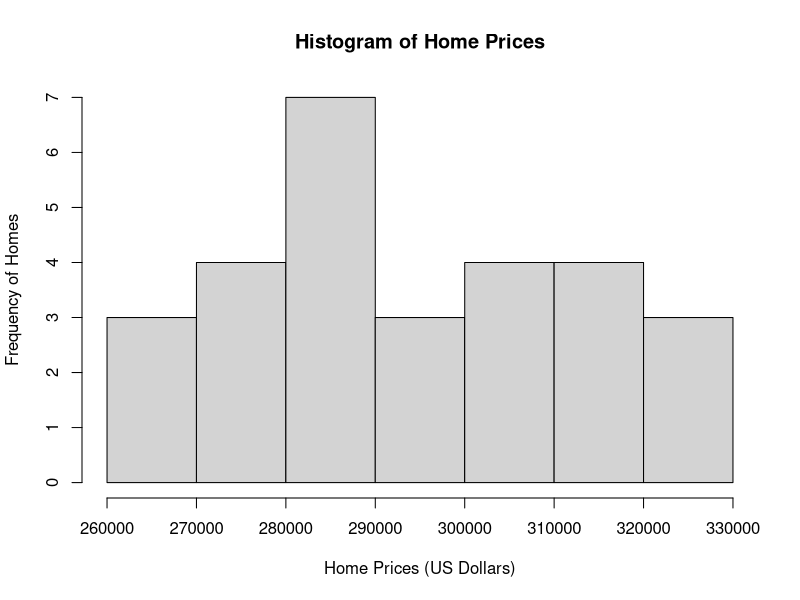
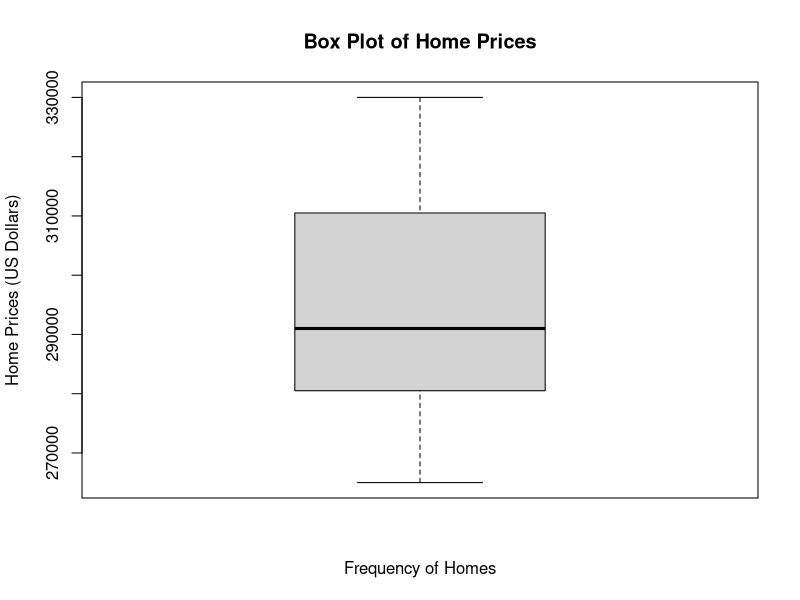
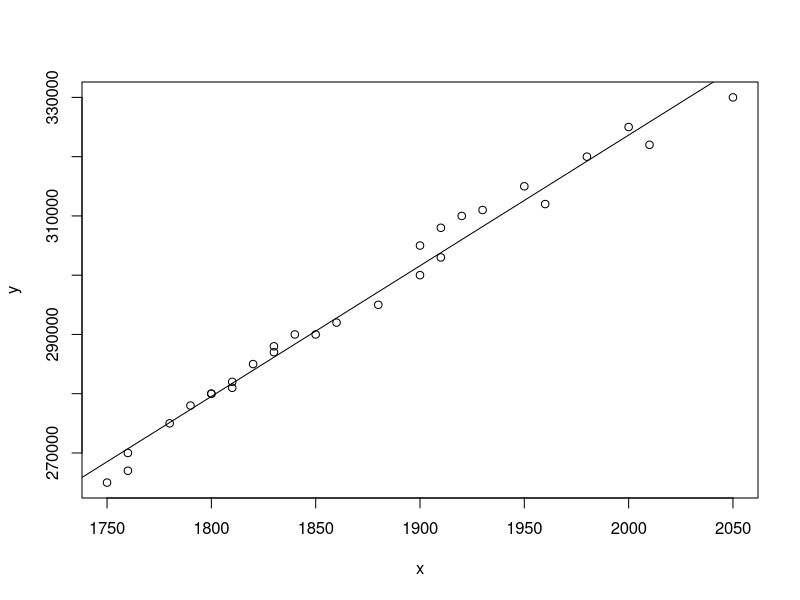

These figures' R source, in order:
## ---- chunk 1

#home prices 
data <- c(305000, 280000, 265000, 315000, 290000, 275000, 325000, 300000, 
          285000, 310000, 282000, 270000, 330000, 295000, 290000, 320000, 
          288000, 280000, 308000, 281000, 267000, 312000, 292000, 278000, 
          322000, 303000, 287000, 311000)

#descriptive statistics 
data_mean = mean(data)
data_median = median(data)
data_sd = sd(data)
data_var = var(data)
data_IQR = IQR(data)
data_range = range(data)
data_fivenum = fivenum(data)

#print descriptive statistics 
data_mean
data_median
data_sd
data_var
data_IQR
data_range
data_fivenum

## ---- chunk 2

#visualizations
data <- c(305000,280000,265000,315000,290000,275000,325000,300000,
          285000,310000,282000,270000,330000,295000,290000,320000,
          288000,280000,308000,281000,267000,312000,292000,278000,
          322000,303000,287000,311000)

#histogram
hist(data,
     main = "Histogram of Home Prices",
     xlab = "Home Prices (US Dollars)",
     ylab = "Frequency of Homes")

#boxplot
boxplot(data,
        main = "Box Plot of Home Prices",
        xlab = "Frequency of Homes",
        ylab = "Home Prices (US Dollars)")
  
## ---- chunk 3

#required variables/z-test/confidence interval
home_prices <- c(305000, 280000, 265000, 315000, 290000, 275000, 325000, 
                 300000, 285000, 310000, 282000, 270000, 330000, 295000, 
                 290000, 320000, 288000, 280000, 308000, 281000, 267000, 
                 312000, 292000, 278000, 322000, 303000, 287000, 311000)
x_bar <- mean(home_prices)
mu0 <- 300000
n <- 28
sigma <- 40000

#z-stat/print z-stat
z <- (x_bar - mu0) / (sigma/sqrt(n))
z

#p value
p_two <- 2 * (1 - pnorm(abs(z)))
critical_value_two_upper <- qnorm(0.975)  
critical_value_two_lower <- qnorm(0.025)

#confidence interval
CI_lower <- x_bar - critical_value_two_upper*(sigma/sqrt(n))
CI_upper <- x_bar + critical_value_two_upper*(sigma/sqrt(n))

#print p-value/confidence interval bounds 
p_two
CI_lower
CI_upper
## ---- chunk 4

#required variables 
ranch_homes <- c(305000, 265000, 315000, 275000, 300000, 310000, 270000, 
                 295000, 320000, 280000, 308000, 267000, 312000, 278000, 
                 303000, 311000)
colonial_homes <- c(280000, 290000, 325000, 285000, 282000, 330000, 
                    290000, 288000, 281000, 292000, 322000, 287000)
n1 <- length(ranch_homes)
n2 <- length(colonial_homes)
x_bar1 <- mean(ranch_homes)
x_bar2 <- mean(colonial_homes)
s1 <- sd(ranch_homes)
s2 <- sd(colonial_homes)

#t-stat / print t-stat
t <- (x_bar1 - x_bar2) / sqrt(s1^2/n1 + s2^2/n2)
t

#degrees of freedom 
df_num <- (s1^2/n1 + s2^2/n2)^2
df_den <- ((s1^2/n1)^2)/(n1 - 1) + ((s2^2/n2)^2)/(n2 - 1)
df <- df_num / df_den

#p-value
p_two <- 2 * (1 - pt(abs(t), df = df))
crit_val_two_upper <- qt(0.975, df = df)
crit_val_two_lower <- qt(0.025, df = df)

#confidence interval
CI_lower <- (x_bar1 - x_bar2) - crit_val_two_upper * sqrt(s1^2/n1 + s2^2/n2)
CI_upper <- (x_bar1 - x_bar2) + crit_val_two_upper * sqrt(s1^2/n1 + s2^2/n2)

#print p-value/confidence interval 
p_two
CI_lower
CI_upper


## ---- chunk 5
x <- 16
n <- 28
p_0 <- 0.75
p_hat <- x/n 
alpha <- 0.05 
z <- (p_hat - p_0) / sqrt(p_0 *(1 - p_0)/n)
z
p_right <- 1 - pnorm(z)
p_right
#check normality condition of one-proportion z-test
n * p_0 #first condition satisfied n * p_0 >= 10
n *(1 - p_0) #second condition not satisfied n * p_0 <10
## ---- chunk 6
#contigency table
x <- c(9,7,
       7,5)
M <- matrix(x,
            nrow = 2,
            ncol = 2,
            byrow = TRUE)
M
#test for association 
M <- matrix(c(9,7,
              7,5),
            nrow = 2,
            byrow = TRUE)
#chi-squared test / expected 
chisq.test(M, correct = FALSE)
chisq.test(M, correct = FALSE)$expected
## ---- chunk 7
Group <- rep(c("CWE", "Bevo", "Soulard"), times = c(10,9,9))
X <- c(305000,315000,325000,310000,330000,320000,308000,312000,322000,311000,
       280000,290000,300000,282000,295000,288000,281000,292000,303000,
       265000,275000,285000,270000,290000,280000,267000,278000,287000)
fit <- aov(X ~ Group)
anova(fit)

#group means and 95 conf int 
CWE_data <- c(305000,315000,325000,310000,330000,
              320000,308000,312000,322000,311000)
Bevo_data <- c(280000,290000,300000,282000,295000,
               288000,281000,292000,303000)
Soulard_data <- c(265000,275000,285000,270000,290000,
                  280000,267000,278000,287000)
mean_CWE <- mean(CWE_data)
mean_Bevo <- mean(Bevo_data)
mean_Soulard <- mean(Soulard_data)
#conf int 
sigma <- 40000
alpha <- 0.05
zstar <- qnorm(1 - alpha/2)

n_CWE <- length(CWE_data)
ME_CWE <- zstar * sigma / sqrt(n_CWE)
c(mean_CWE - ME_CWE, mean_CWE + ME_CWE)

n_Bevo <- length(Bevo_data)
ME_Bevo <- zstar * sigma / sqrt(n_Bevo)
c(mean_Bevo - ME_Bevo, mean_Bevo + ME_Bevo)

n_Soulard <- length(Soulard_data)
ME_Soulard <- zstar * sigma / sqrt(n_Soulard)
c(mean_Soulard - ME_Soulard, mean_Soulard + ME_Soulard)



## ---- chunk 8
x <- c(1900,1800,1750,1950,1850,1780,2000,1900,1820,1920,1810,1760,
       2050,1880,1840,1980,1830,1800,1910,1810,1760,1960,1860,1790,
       2010,1910,1830,1930)
y <- c(305000, 280000, 265000, 315000, 290000, 275000, 325000, 300000, 
       285000, 310000, 282000, 270000, 330000, 295000, 290000, 320000, 
       288000, 280000, 308000, 281000, 267000, 312000, 292000, 278000, 
       322000, 303000, 287000, 311000)
model <- lm(y ~ x)
coef(model)
summary(model) # r squared value 


plot(x,y)
b0 <- coef(model)[1]
b1 <- coef(model)[2]
abline(b0,b1)
confint(model, level = 0.95)
